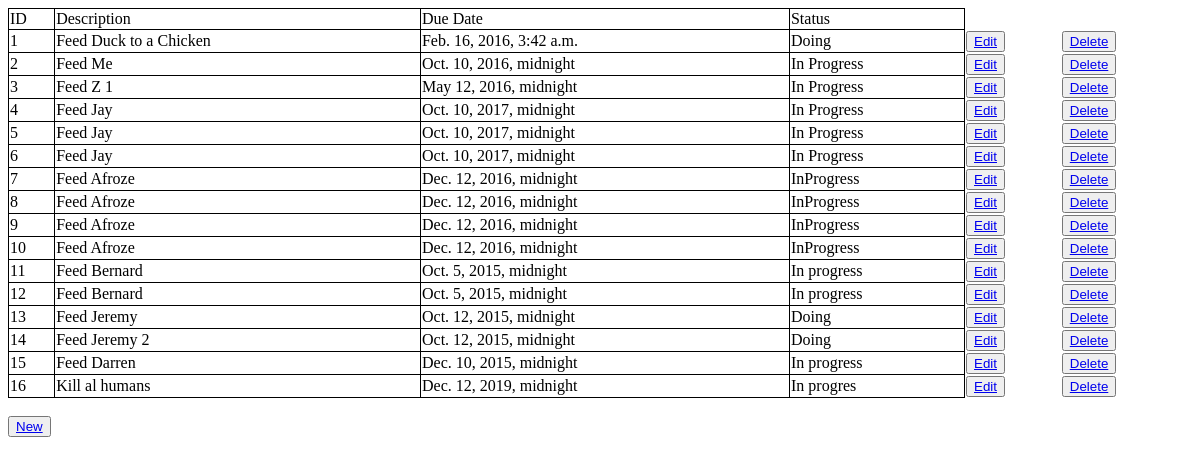
Page /ToDoList/ on the earlier database version.
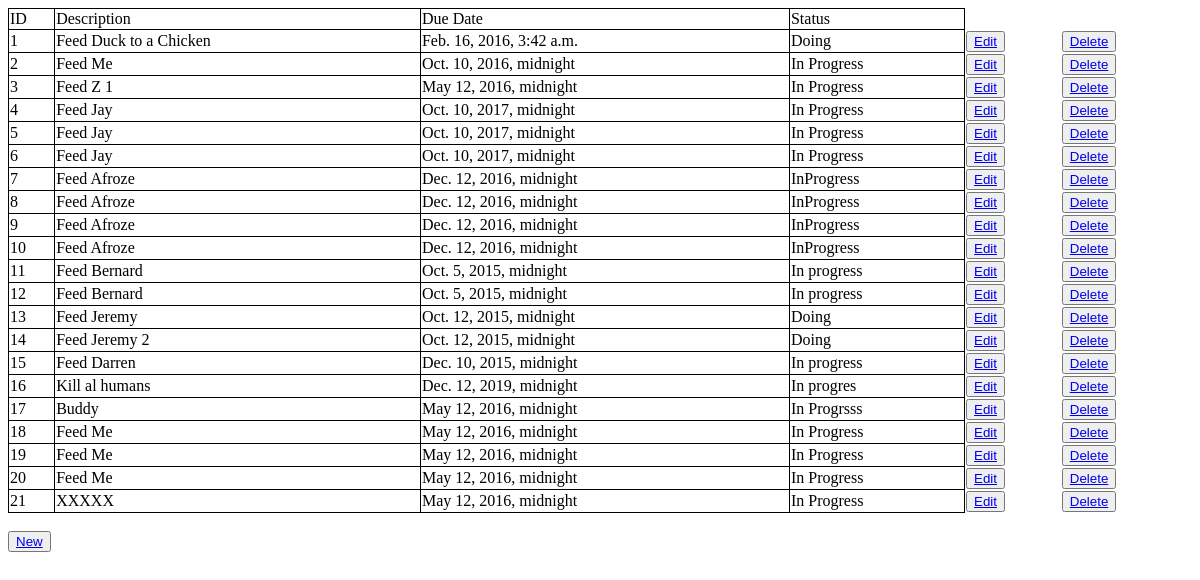
Same page on the later database version.
### ToDoList/models.py (models this page shows, shortened)
class ToDoList(models.Model):
    description = models.CharField(max_length=200)
    due_date = models.DateTimeField()
    status = models.CharField(max_length=10)

### ToDoList/views.py (the view)
def index(request):
    to_do_items = ToDoList.objects.all()
    templte = loader.get_template("ToDoList/index.html")
    context = {
        'list_t':to_do_items,
    }
    return HttpResponse(templte.render(context,request))

### ToDoList/templates/ToDoList/index.html (shortened to what this page needs)
<table>
  <tr>
    <td>ID</td>
    <td>Description</td>
    <td>Due Date</td>
    <td>Status</td>
    <td id="no_border"></td>
    <td id="no_border"></td>
  </tr>
  {% for item in list_t %}
  <tr>
    <td>{{item.id}}</td>
    <td>{{item.description}}</td>
    <td>{{item.due_date}}</td>
    <td>{{item.status}}</td>
    <td id="no_border"><button class="btn btn-primary"><a href="{{item.id}}/edit/">Edit</a></button></td>
    <td id="no_border"><button class="danger"><a href="{{item.id}}/delete">Delete</button></li></td>
  </tr>
  {%endfor%}
</table>
<button class="button"><a href="{% url 'new' %}">New</a></button>

Differences in the rows shown:
added ToDoList: id "17", description "Buddy", due_date "May 12, 2016, midnight", status "In Progrsss"
added ToDoList: id "18", description "Feed Me", due_date "May 12, 2016, midnight", status "In Progress"
added ToDoList: id "19", description "Feed Me", due_date "May 12, 2016, midnight", status "In Progress"
added ToDoList: id "20", description "Feed Me", due_date "May 12, 2016, midnight", status "In Progress"
added ToDoList: id "21", description "XXXXX", due_date "May 12, 2016, midnight", status "In Progress"
